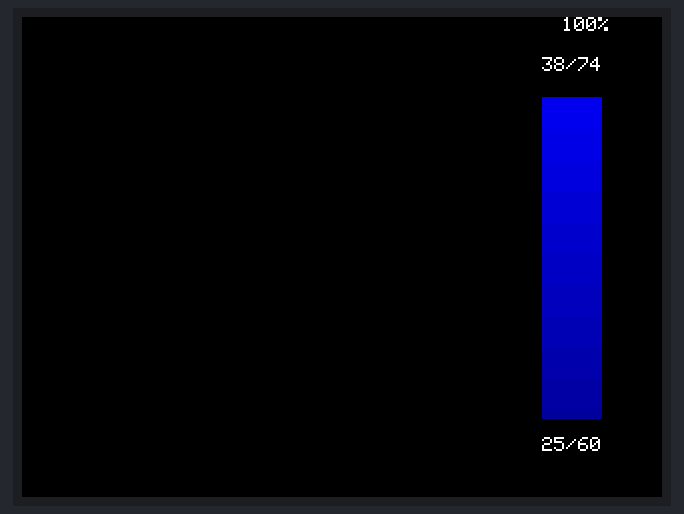
The sketch below on a simulated ESP32. On the bench: 320×240 colour display.

Above: at 0.3 s.

The sketch:

testing.ino
```cpp
#include <Wire.h>
#include <TFT_eSPI.h>
#define debug  Serial
TFT_eSPI    tft = TFT_eSPI();
TFT_eSprite Display = TFT_eSprite(&tft);
uint16_t TheColor;
// start with some initial colors
uint16_t MinTemp = 25;
uint16_t MaxTemp = 38;

// variables for interpolated colors
byte red, green, blue;

// variables for row/column interpolation
byte i, j, k, row, col, incr;
float intPoint, val, a, b, c, d, ii;
byte aLow, aHigh;

// size of a display "pixel"
byte BoxWidth = 3;
byte BoxHeight = 3;

int x, y;
char buf[20];

// int battPin = A0

//uint32_t targetTime = 0;
void setup() {
   Wire.begin();
   Wire.setClock(2000000); //Increase I2C clock speed to 2M
   debug.begin(115200); //Fast debug as possible
   // pinMode(battPin, INPUT);

   tft.begin();
   tft.setRotation(3);
   tft.fillScreen(TFT_BLACK);
   Display.createSprite(TFT_HEIGHT, TFT_WIDTH);
   Display.fillSprite(TFT_BLACK);
   tft.setTextColor(TFT_WHITE, TFT_BLACK);

   DrawLegend();

//   targetTime = millis() + 1000;
}

void loop() {
  // put your main code here, to run repeatedly:
  BatteryIndicator();
}

void BatteryIndicator(){
  // int voltReading = analogRead(battPin);
  // int volts = (voltReading/1023)*100;
  int volts = 100;

  if (volts == 100)
   {
     tft.setCursor(270,0);
     tft.print(volts);
     tft.print("%");
     delay(1000);
   }
   else if (volts < 10)
   {
     tft.setCursor(272,0);
     tft.print(volts);
     tft.print("%");
     delay(1000);
   }
   else
   {
     tft.setCursor(271,0);
     tft.print(volts);
     tft.print("%");
     delay(1000);
   }


}

uint16_t GetColor(float val) {

  /*
    pass in value and figure out R G B
    several published ways to do this I basically graphed R G B and developed simple linear equations
    again a 5-6-5 color display will not need accurate temp to R G B color calculation

    equations based on
    http://web-tech.ga-usa.com/2012/05/creating-a-custom-hot-to-cold-temperature-color-gradient-for-use-with-rrdtool/index.html

  */

  red = constrain(255.0 / (c - b) * val - ((b * 255.0) / (c - b)), 0, 255);

  if ((val > MinTemp) & (val < a)) {
    green = constrain(255.0 / (a - MinTemp) * val - (255.0 * MinTemp) / (a - MinTemp), 0, 255);
  }
  else if ((val >= a) & (val <= c)) {
    green = 255;
  }
  else if (val > c) {
    green = constrain(255.0 / (c - d) * val - (d * 255.0) / (c - d), 0, 255);
  }
  else if ((val > d) | (val < a)) {
    green = 0;
  }

  if (val <= b) {
    blue = constrain(255.0 / (a - b) * val - (255.0 * b) / (a - b), 0, 255);
  }
  else if ((val > b) & (val <= d)) {
    blue = 0;
  }
  else if (val > d) {
    blue = constrain(240.0 / (MaxTemp - d) * val - (d * 240.0) / (MaxTemp - d), 0, 240);
  }

  // use the displays color mapping function to get 5-6-5 color palet (R=5 bits, G=6 bits, B-5 bits)
  return Display.color565(red, green, blue);

}

void DrawLegend() {

  //color legend with max and min text
  j = 0;

  float inc = (MaxTemp - MinTemp ) / 160.0;

  for (ii = MinTemp; ii < MaxTemp; ii += inc) {
    tft.drawFastHLine(260, 200 - j++, 30, GetColor(ii));
  }

  tft.setTextSize(1);
  tft.setCursor(260, 20);
  tft.setTextColor(TFT_WHITE, TFT_BLACK);
  sprintf(buf, "%2d/%2d", MaxTemp, (int) (MaxTemp * 1.12) + 32);
  tft.print(buf);

  tft.setTextSize(1);
  tft.setCursor(260, 210);
  tft.setTextColor(TFT_WHITE, TFT_BLACK);
  sprintf(buf, "%2d/%2d", MinTemp, (int) (MinTemp * 1.12) + 32);
  tft.print(buf);

}
```
